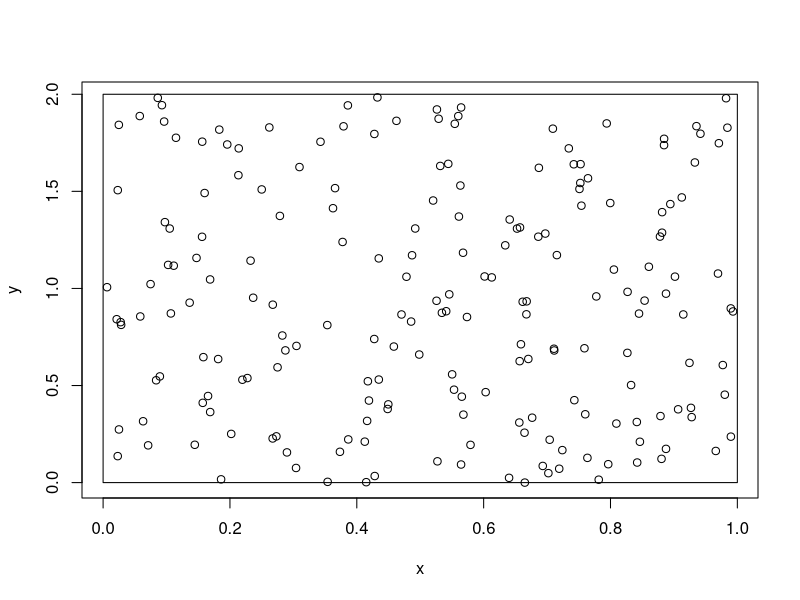
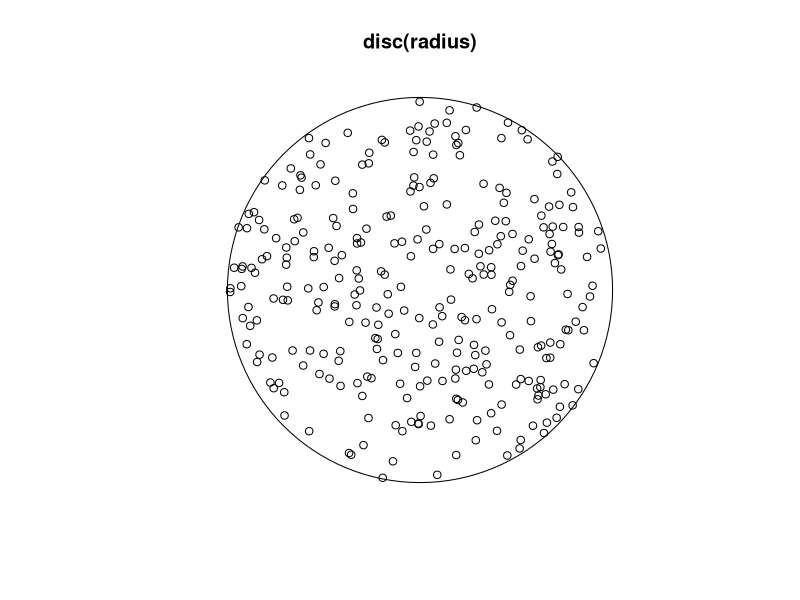
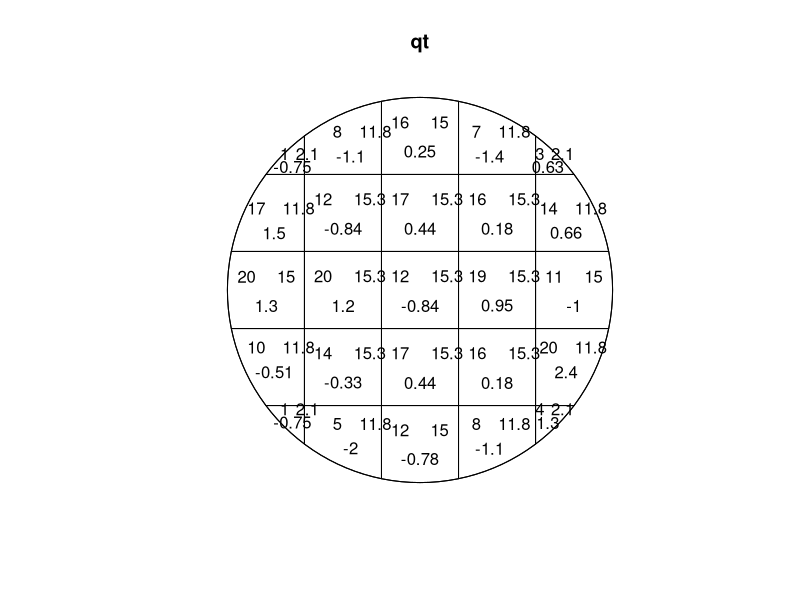
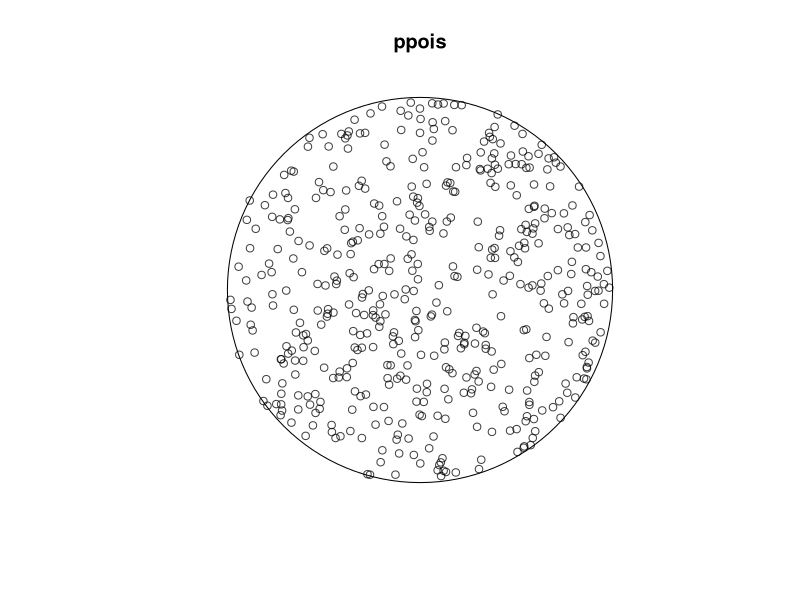
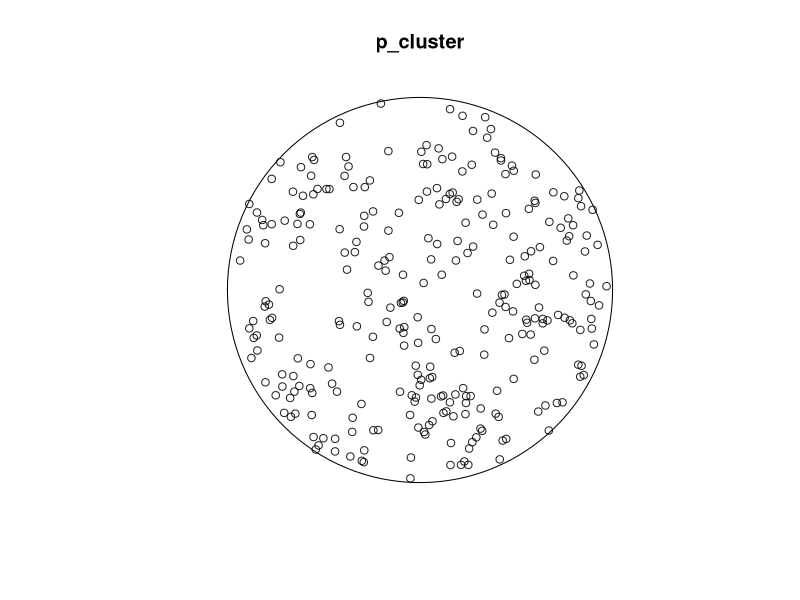
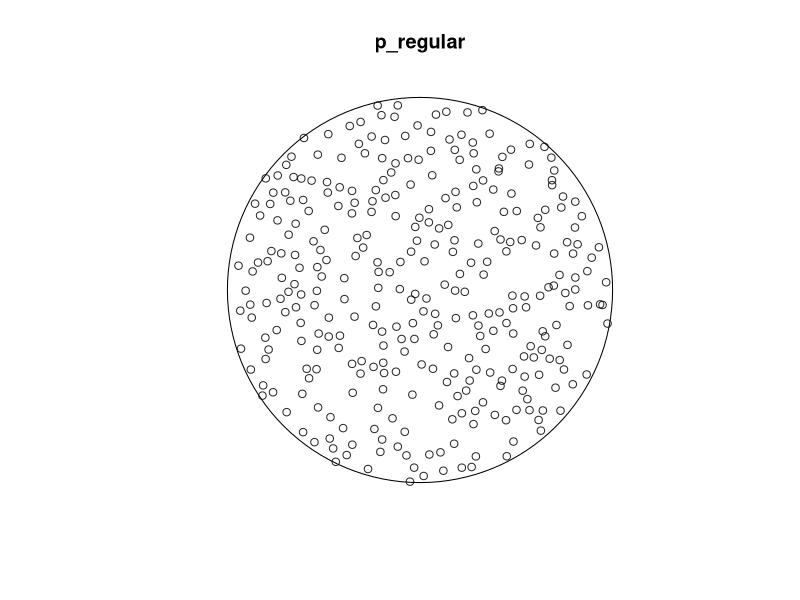

These charts were generated, in order, by the following R code: (Note: this script raises an error after producing the figures.)
## ---- chunk 1
n <- 200

xmin <- 0
xmax <- 1
ymin <- 0
ymax <- 2

# Sample from a uniform distribution
x <- runif(n, xmin, xmax)
y <- runif(n, ymin, ymax)
## ---- chunk 2
mapxy <- function(a = NA){
  plot(x, y, asp=a)
  rect(xmin, ymin, xmax, ymax)
}

mapxy(0)
## ---- chunk 3
library(spatstat)
n_points <- 300
radius <- 10

r_squared <- runif(n_points, 0, radius**2)
angle <- runif(n_points, 0, 2*pi)

x <- sqrt(r_squared) * cos(angle)
y <- sqrt(r_squared) * sin(angle)

plot(disc(radius)); points(x,y)
## ---- chunk 4
# list variable that have already been defined
ls.str()

ppxy <- ppp(x = x, y = y, window = disc(radius))

qt <- quadrat.test(ppxy)
plot(qt)
print(qt)
## ---- chunk 5
# create a disc of radius 10
disc10 <- disc(10)

# to generate approximately 500 points in a disc of radius 10, set lambda tp 500 divided by the area of of the disc

lambda <- 500/area(disc10)

# create a point pattern object

ppois <- rpoispp(lambda = lambda, win = disc10)

plot(ppois)
## ---- chunk 6
# create a disc of radius 10
disc10 <- disc(10)

# generate points from a Thomas process in a disc of radius 10

set.seed(123)
p_cluster <- rThomas(kappa=0.35, scale=1, mu=3, win = disc10)
plot(p_cluster)
## ---- chunk 7
# regular points from a Strauss process
set.seed(123)
p_regular <- rStrauss(beta = 2.9, gamma = 0.025, R = .5, W = disc10)
plot(p_regular)
quadrat.test(p_cluster, alternative="clustered")
quadrat.test(p_regular,, alternative = "regular")
## ---- chunk 8
# Using ppois and p_regular defined previously

# Calculate nearest neighbor distances for poison
nnd_poisson <- nndist(ppois)

# draw histogram of nearest-neighbor distances
hist(nnd_poison)
# Estimate G(r)
G_poisson <- Gest(ppois)
plot(G_poisson)
## ---- chunk 9
nnd_regular <- nndist(ppois)
plot(nnd_regular)
G_regular <- Gest(p_regular)
plot(G_regular)
## ---- chunk 10
K_poisson <- Kest(ppois, correction="border")
plot(K_poisson, . ~ r)
plot(K_poisson, . - pi * r ^2 ~ r)
## ---- chunk 11
# Compute envelops of K under random locations
K_cluster_env <- envelope(p_cluster, Kest, correction="border")
plot(K_cluster_env, . - pi * r ^ 2 ~ r)
## ---- chunk 12
K_regular_env <- envelope(p_regular, Kest, correction="border")
plot(K_regular_env, . - pi * r ^ 2 ~ r)
